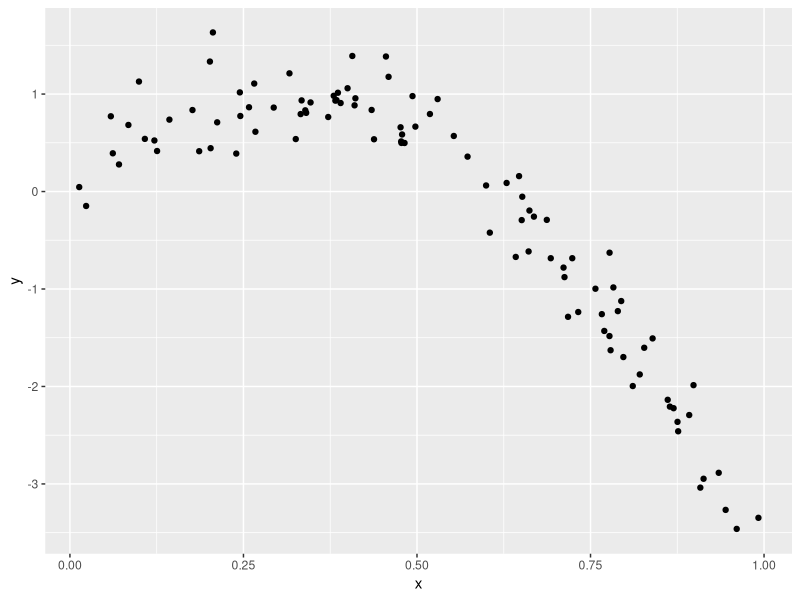
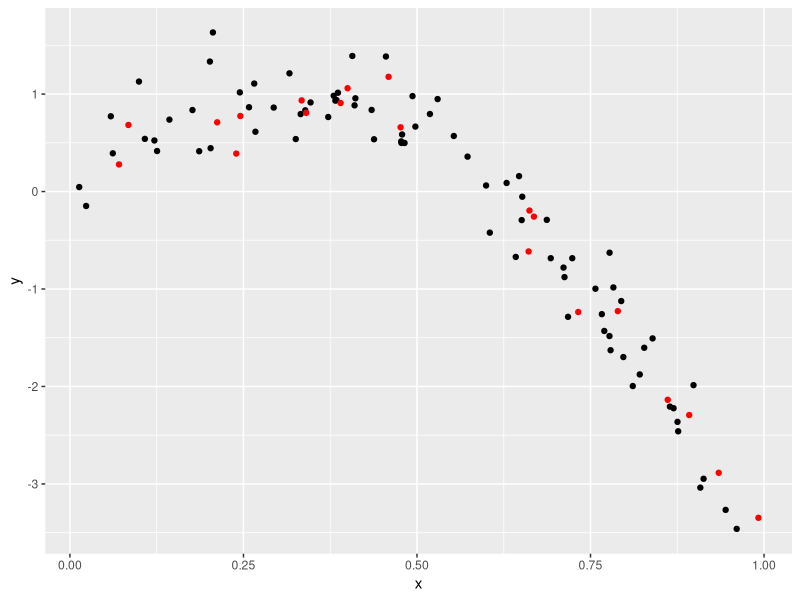
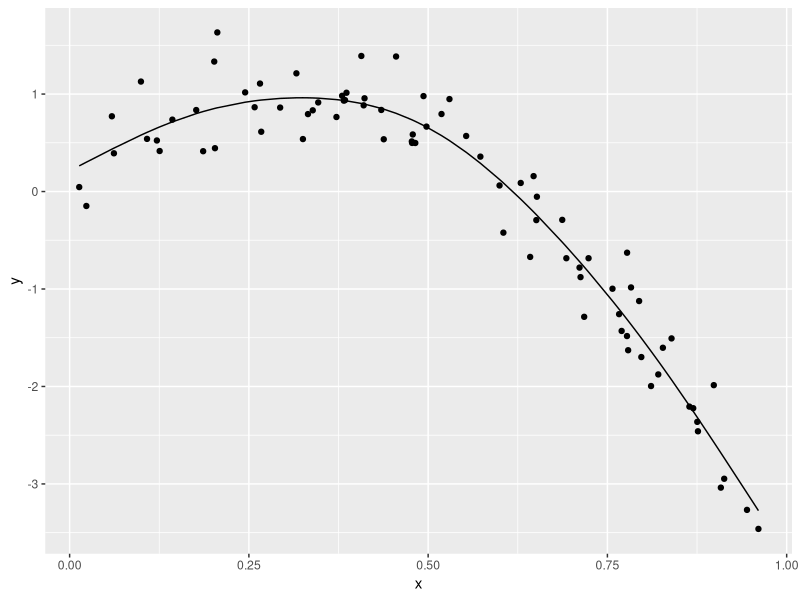
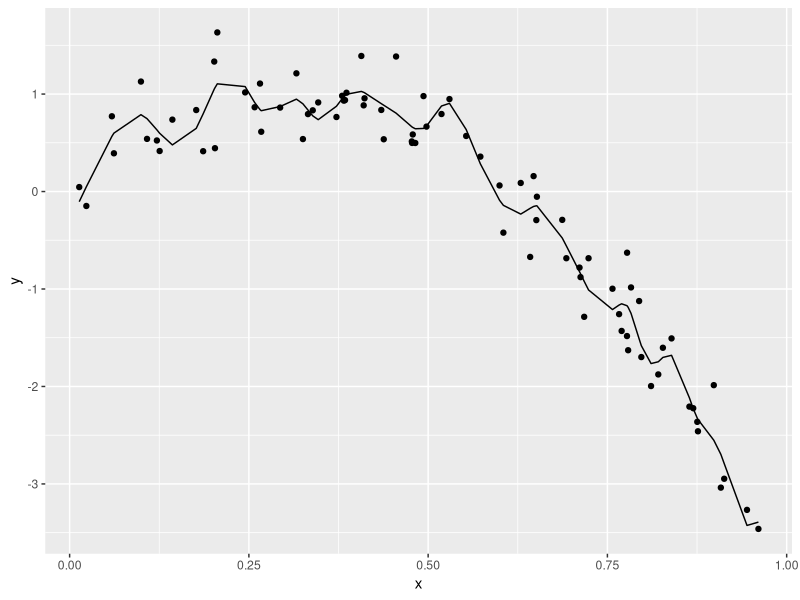

Write the R code that produced these figures, in order.
## ---- chunk 1
library(tidyverse)
library(modelr)
library(mgcv)
## ---- chunk 2
set.seed(1)
nonlin_df = 
  tibble(
    id = 1:100,
    x = runif(100, 0, 1),
    y = 1 - 10 * (x - .3) ^ 2 + rnorm(100, 0, .3)
  )

nonlin_df %>% 
  ggplot(aes(x = x, y = y)) + 
  geom_point()
## ---- chunk 3
train_df = sample_n(nonlin_df, 80)
test_df = anti_join(nonlin_df,train_df, by = "id")

ggplot(train_df, aes(x = x, y = y)) +
  geom_point() +
  geom_point(data = test_df, color = 'red')
## ---- chunk 4
linear_model = lm(y~x, data = train_df)
smooth_mod = mgcv::gam(y ~ s(x), data = train_df)
wiggly_mod = mgcv::gam(y ~ s(x, k = 30), sp = 10e-6, data = train_df)
## ---- chunk 5
train_df %>%
  add_predictions(smooth_mod) %>%
  ggplot(aes(x = x, y = y)) +
  geom_point() +
  geom_line(aes(y = pred))

train_df %>%
  add_predictions(wiggly_mod) %>%
  ggplot(aes(x = x, y = y)) +
  geom_point() +
  geom_line(aes(y = pred))
## ---- chunk 6
rmse(linear_model, test_df)
rmse(smooth_mod, test_df)
rmse(wiggly_mod, test_df)
